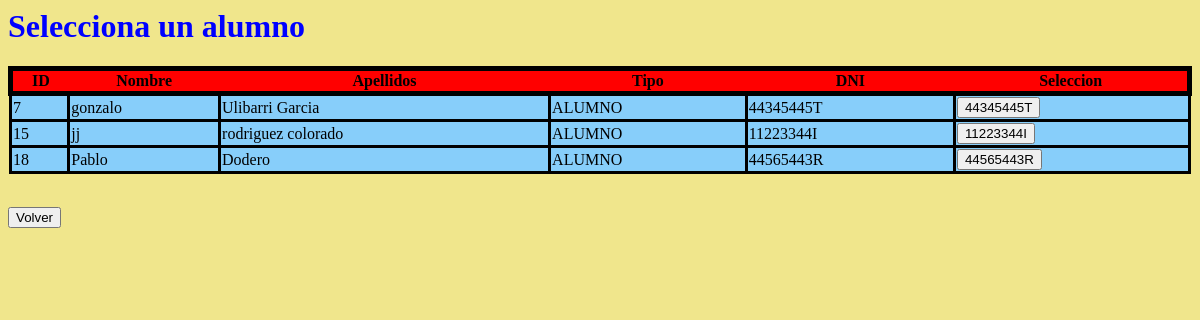
/src/updAlumno.php, run on the app's committed database.
### tables this page shows
CREATE TABLE IF NOT EXISTS `persona` (
  `ID` int(11) NOT NULL AUTO_INCREMENT,
  `NOMBRE` varchar(25) NOT NULL,
  `APELLIDOS` varchar(45) NOT NULL,
  `TIPO` enum('ALUMNO','PROFESOR','ADMIN') NOT NULL,
  `DNI` varchar(9) NOT NULL,
  `PASS` varchar(25) DEFAULT NULL,
  `USER` varchar(20) NOT NULL,
  `FOTO` varchar(100) NOT NULL DEFAULT 'default.jpg',
  PRIMARY KEY (`ID`),
  UNIQUE KEY `DNI` (`DNI`,`USER`)
);

### src/updAlumno.php (the view, shortened to what this page needs)
</html><!DOCTYPE html>
<html>
    <head>
        <link href="../templates/tabla.css" rel="stylesheet" type="text/css">
    </head>
    <body>
    <h1 style= "color: blue;">Selecciona un alumno</h1>
    <?php
         $conexionadmin = mysqli_connect('localhost','root', '777303', 'universidad');
        $consulta = mysqli_query($conexionadmin, "SELECT * FROM persona where TIPO='ALUMNO'");
        $numcol = mysqli_num_rows($consulta);
        for( $i = 0 ; $i < $numcol ; $i++ ){
            $fila = mysqli_fetch_array($consulta);
            if($i == 0){
                echo "<form method=\"POST\" enctype=\"multipart/form-data\" action=\"./CRUD/modalumno.php\" >
                <table class=\"encabezado\" >
                <tr class = \"titulos\">
                <th>ID</th>
                <th>Nombre</th>
                <th>Apellidos</th>
                <th>Tipo</th>
                <th>DNI</th>
                <th>Seleccion</th>
                </tr>";
            }
                $dni = $fila['DNI'];
                echo
                "<tr class=\"filas\" >
                <td> ".$fila['ID']." </td>
                <td> ".$fila['NOMBRE']." </td>
                <td> ".$fila['APELLIDOS']." </td>
                <td> ".$fila['TIPO']." </td>
                <td> ".$fila['DNI']." </td>
                <td> <input type=\"submit\" name=\"dni\" value=\"".$dni."\"  ></td>
                <tr>";
        }
        echo "</table></form>";
        echo " <br>   <form action=\"./paneladmin.php\" >
        <input type=\"submit\" value=\"Volver\" />
        </form>";
    ?>
    </body>
</html>

### templates/tabla.css (style rules this page uses)
body { background-color :khaki; }
.encabezado { table-layout: auto; width: 100%; border: 10px black; border-collapse: collapse; }
.filas { border: black 3px solid; background-color:lightskyblue; }
.titulos { border: black 5px solid; background-color: red; }
td { border: black 3px solid; }

### data on the page
persona: shows "ID", ID "7", NOMBRE "gonzalo", APELLIDOS "Ulibarri Garcia", TIPO "ALUMNO", DNI "44345445T", dni "44345445T"
persona: ID "15", NOMBRE "jj", APELLIDOS "rodriguez colorado", TIPO "ALUMNO", DNI "11223344I", dni "11223344I"
persona: ID "18", NOMBRE "Pablo", APELLIDOS "Dodero", TIPO "ALUMNO", DNI "44565443R", dni "44565443R"
